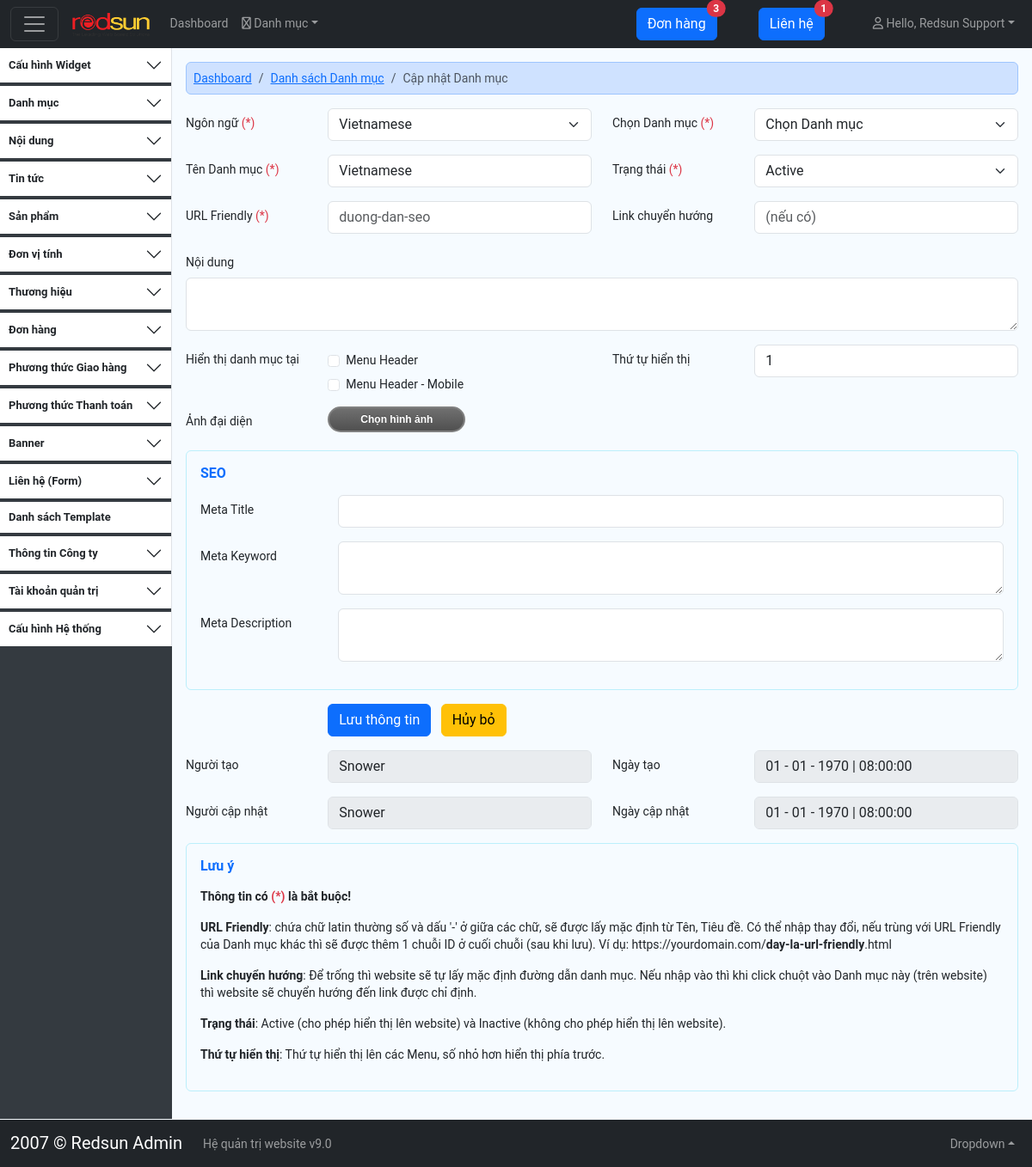
Page /adminCMS/index.php?module=category&act=create&node=content&lang=vn&id=2 (signed in) on the committed database.
### tables this page shows
CREATE TABLE `tblwebmaster` (
  `ID` tinyint(3) NOT NULL,
  `username` varchar(50) DEFAULT NULL,
  `password` varchar(50) DEFAULT NULL,
  `fullname` varchar(50) DEFAULT NULL,
  `phone` varchar(20) DEFAULT NULL,
  `email` varchar(100) DEFAULT NULL,
  `address` varchar(255) DEFAULT NULL,
  `level` varchar(10) DEFAULT 'admin' COMMENT 'root, admin, staff',
  `t_status` tinyint(1) DEFAULT 1,
  `module_access` text NOT NULL,
  `permit_access` varchar(200) NOT NULL DEFAULT '',
  `salt` varchar(10) NOT NULL,
  `avatar` varchar(255) NOT NULL,
  `created_date` int(15) NOT NULL,
  `created_by` tinyint(3) NOT NULL,
  `updated_date` int(15) NOT NULL,
  `updated_by` tinyint(3) NOT NULL
);

CREATE TABLE `tblcategory` (
  `ID` int(9) NOT NULL,
  `code` varchar(20) NOT NULL,
  `code_module` varchar(20) NOT NULL,
  `title` varchar(255) NOT NULL,
  `title_search` varchar(255) NOT NULL,
  `urlseo` varchar(255) NOT NULL,
  `t_status` int(1) NOT NULL DEFAULT 2,
  `position` int(9) NOT NULL DEFAULT 1,
  `left` int(4) NOT NULL,
  `right` int(4) NOT NULL,
  `level` int(2) NOT NULL,
  `parent_id` int(9) NOT NULL,
  `intro` text NOT NULL,
  `description` longtext NOT NULL,
  `imgURL` text NOT NULL,
  `menu` varchar(255) NOT NULL,
  `url` text NOT NULL,
  `lang` varchar(3) NOT NULL DEFAULT 'vn',
  `created_by` int(9) NOT NULL DEFAULT 0,
  `created_date` int(20) NOT NULL DEFAULT 0,
  `updated_date` int(20) NOT NULL DEFAULT 0,
  `updated_by` int(9) NOT NULL DEFAULT 0
);

### adminCMS/view/category/create.php (the view, shortened to what the rows shown need)
<div class="page-home">
	<div class="alert alert-primary p-2" role="alert">
		<nav aria-label="breadcrumb">
		  	<ol class="breadcrumb mb-0">
		    	<li class="breadcrumb-item"><a href="<?php echo _LINK_HOME; ?>" title=""><?php echo $LANG['index']; ?></a></li>
		    	<li class="breadcrumb-item"><a href="<?php echo _LINK_CATEGORY_LIST; ?>&node=<?php echo $node; ?>" title=""><?php echo $LANG['category-list']; ?></a></li>
		    	<li class="breadcrumb-item active" aria-current="page"><?php echo $page_title; ?></li>
		  	</ol>
		</nav>
	</div>
	<section class="box-section mb-3">
		<form action="" role="form" method="post" id="form_updateCategory">
			<div class="row">
				<div class="col-md-6">
					<div class="row mb-3">
						<div class="col-xl-4">
							<label for="cbx_lang" class="col-form-label"><?php echo $LANG['language']; ?> <span class="text-danger">(*)</span></label>
						</div>
						<div class="col-xl-8">
							<select class="form-select" id="cbx_lang" name="cbx_lang" required="required">
								<?php echo $cbxLang; ?>
							</select>
						</div>
					</div>
				</div>
				<div class="col-md-6">
					<div class="row mb-3">
						<div class="col-xl-4">
							<label for="cbx_parentid" class="col-form-label"><?php echo $LANG['choose_category']; ?> <span class="text-danger">(*)</span></label>
						</div>
						<div class="col-xl-8">
							<select class="form-select" id="cbx_parentid" name="cbx_parentid" required="required">
								<option value=""><?php echo $LANG['choose_category']; ?></option>
							</select>
						</div>
					</div>
				</div>
				<div class="col-md-6">
					<div class="row mb-3">
						<div class="col-xl-4">
							<label for="txt_title" class="col-form-label"><?php echo $LANG['name_category']; ?> <span class="text-danger">(*)</span></label>
						</div>
						<div class="col-xl-8">
							<input type="text" class="form-control" id="txt_title" name="txt_title" value="<?php echo $txt_title; ?>" required="required">
						</div>
					</div>
				</div>
				<div class="col-md-6">
					<div class="row mb-3">
						<div class="col-xl-4">
							<label for="cbx_status" class="col-form-label"><?php echo $LANG['status']; ?> <span class="text-danger">(*)</span></label>
						</div>
						<div class="col-xl-8">
							<select class="form-select" id="cbx_status" name="cbx_status" required="required">
								<?php echo $cbxStatus; ?>
							</select>
						</div>
					</div>
				</div>
				<div class="col-md-6">
					<div class="row mb-3">
						<div class="col-xl-4">
							<label for="txt_urlseo" class="col-form-label"><?php echo $LANG['url_friendly']; ?> <span class="text-danger">(*)</span></label>
						</div>
						<div class="col-xl-8">
							<input type="text" onfocus="geturlseo();" class="form-control" id="txt_urlseo" name="txt_urlseo" value="<?php echo $txt_urlseo; ?>" placeholder="<?php echo $LANG['placeholder_url_friendly']; ?>"  required="required">
						</div>
					</div>
				</div>
				<div class="col-md-6">
					<div class="row mb-3">
						<div class="col-xl-4">
							<label for="txt_url" class="col-form-label"><?php echo $LANG['redirect_link']; ?></label>
						</div>
						<div class="col-xl-8">
							<input type="text" class="form-control" id="txt_url" name="txt_url" value="<?php echo $txt_url; ?>" placeholder="<?php echo $LANG['note_url_cate']; ?>">
						</div>
					</div>
				</div>
				<div class="col-md-12">
					<div class="mb-3">
						<label for="txt_content" class="col-form-label"><?php echo $LANG['content']; ?></label>
						<textarea class="form-control" name="txt_content" id="txt_content" cols="50"><?php echo $txt_content; ?></textarea>
					</div>
				</div>
				<div class="col-md-6">
					<div class="row mb-3">
						<div class="col-xl-4">
							<label for="cbx_menu_1" class="col-form-label"><?php echo $LANG['show_cate_at']; ?></label>
						</div>
						<div class="col-xl-8">
							<?php echo $checkMenu; ?>
						</div>
					</div>
				</div>
				<div class="col-md-6">
					<div class="row mb-3">
						<div class="col-xl-4">
							<label for="txt_sort" class="col-form-label"><?php echo $LANG['display_order']; ?></label>
						</div>
						<div class="col-xl-8">
							<input type="text" class="form-control" id="txt_sort" name="txt_sort" value="<?php echo $txt_sort; ?>">
						</div>
					</div>
				</div>
				<div class="col-md-12">
					<div class="row mb-3">
						<div class="col-md-2">
							<label for="imgURL" class="col-form-label"><?php echo $LANG['avatar']; ?></label>
						</div>
						<div class="col-md-10">
							<?php echo $form_upload_thumb; ?>
						</div>
					</div>
				</div>
			</div>
			<section class="box-section mb-3">
				<div class="border border-info border-opacity-25 rounded p-3">
					<h6 class="text-primary fw-bolder mb-3"><?php echo strtoupper($LANG['seo']); ?></h6>
					<div class="row mb-3">
						<div class="col-xl-2">
							<label for="metaTitle" class="col-form-label"><?php echo $LANG['meta_title']; ?></label>
						</div>
						<div class="col-xl-10">
							<input type="text" class="form-control" id="metaTitle" name="metaTitle" value="<?php echo $metaTitle; ?>" placeholder="">
						</div>
					</div>
					<div class="row mb-3">
						<div class="col-xl-2">
							<label for="metaKeywords" class="col-form-label"><?php echo $LANG['meta_keyword']; ?></label>
						</div>
						<div class="col-xl-10">
							<textarea name="metaKeywords" id="metaKeywords" class="form-control" rows="2"><?php echo $metaKeywords; ?></textarea>
						</div>
					</div>
					<div class="row mb-3">
						<div class="col-xl-2">
							<label for="metaDescription" class="col-form-label"><?php echo $LANG['meta_description']; ?></label>
						</div>
						<div class="col-xl-10">
							<textarea name="metaDescription" id="metaDescription" class="form-control" rows="2"><?php echo $metaDescription; ?></textarea>
						</div>
					</div>
				</div>
			</section>
			<div class="row">
				<div class="col-md-6">
					<div class="row mb-3">
						<div class="col-xl-4">&nbsp;</div>
						<div class="col-xl-8">
							<button class="btn btn-primary me-2" type="submit"><?php echo $LANG['save_information']; ?></button>
							<a class="btn btn-warning" href="<?php echo _LINK_CATEGORY_LIST; ?>&node=<?php echo $node; ?>" title="<?php echo $LANG['cancel']; ?>"><?php echo $LANG['cancel']; ?></a>
						</div>
					</div>
				</div>
			</div>
		</form>
		<div class="row">
			<div class="col-md-6">
				<div class="row mb-3">
					<div class="col-xl-4">
						<label for="txt_created_by" class="col-form-label"><?php echo $LANG['created_by']; ?></label>
					</div>
					<div class="col-xl-8">
						<input disabled type="text" class="form-control" value="<?php echo $created_by; ?>">
					</div>
				</div>
			</div>
			<div class="col-md-6">
				<div class="row mb-3">
					<div class="col-xl-4">
						<label for="txt_created_date" class="col-form-label"><?php echo $LANG['created_date']; ?></label>
					</div>
					<div class="col-xl-8">
						<input disabled type="text" class="form-control" value="<?php echo $created_date; ?>">
					</div>
				</div>
			</div>
			<div class="col-md-6">
				<div class="row mb-3">
					<div class="col-xl-4">
						<label for="txt_updated_by" class="col-form-label"><?php echo $LANG['updated_by']; ?></label>
					</div>
					<div class="col-xl-8">
						<input disabled type="text" class="form-control" value="<?php echo $updated_by; ?>">
					</div>
				</div>
			</div>
			<div class="col-md-6">
				<div class="row mb-3">
					<div class="col-xl-4">
						<label for="txt_updated_date" class="col-form-label"><?php echo $LANG['updated_date']; ?></label>
					</div>
					<div class="col-xl-8">
						<input disabled type="text" class="form-control" value="<?php echo $updated_date; ?>">
					</div>
				</div>
			</div>
		</div>
		<section class="box-section mb-3">
			<div class="border border-info border-opacity-25 rounded p-3">
				<?php echo $LANG['note_create_category']; ?>
			</div>
		</section>
	</section>
</div>

### adminCMS/layout/header.php (shortened to what the rows shown need)
<nav class="navbar navbar-expand-md bg-dark navbar-dark fixed-top">
    <div class="container-fluid">
        <div class="collapse navbar-collapse" id="navbar-top">
            <ul class="navbar-nav w-100">
                <li class="nav-item dropdown ms-md-5">
                    <a class="nav-link dropdown-toggle" href="#" role="button" data-bs-toggle="dropdown" title=""><i class="fa-regular fa-user rounded-pill"></i> <?php echo $LANG['hello']; ?>, <?php echo $webmt_fullname; ?></a></a>
                </li>
            </ul>
        </div>
    </div>
</nav>

### rows in the picture
tblwebmaster: fullname "Redsun Support"
tblcategory: txt_title "Vietnamese", cbx_status "Active", txt_sort "1", created_by.fullname "Snower", created_date "01 - 01 - 1970 | 08:00:00", updated_by.fullname "Snower", updated_date "01 - 01 - 1970 | 08:00:00"

### other values in the picture
$LANG['index'] "Dashboard"
$LANG['category'] "Danh mục"
$LANG['order'] "Đơn hàng"
$LANG['contact'] "Liên hệ"
$LANG['hello'] "Hello"
$LANG['config'] "Cấu hình"
$LANG['widget'] "Widget"
$LANG['content'] "Nội dung"
$LANG['news'] "Tin tức"
$LANG['product'] "Sản phẩm"
$LANG['unit'] "Đơn vị tính"
$LANG['brand'] "Thương hiệu"
$LANG['deliverymethod'] "Phương thức Giao hàng"
$LANG['paymentmethod'] "Phương thức Thanh toán"
$LANG['banner'] "Banner"
